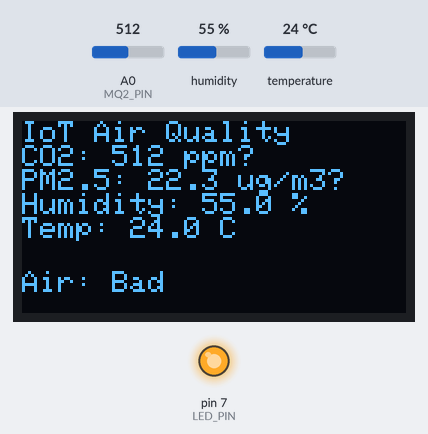
Bench run of a sketch on a simulated Arduino Uno, built with avr-gcc and run on an emulated ATmega328P. Shown: 128×64 one-colour display, output pins drawn as LEDs (lit = HIGH). Inputs (shaded band) come from the test bench; at power-on: A0 (MQ2_PIN) = 512, humidity 55 %, temperature 24 °C. What the sketch prints to the serial monitor is not drawn.

Above: at 3.9 s.
4.0 s: A0 (MQ2_PIN) set to 314
At 7.6 s:
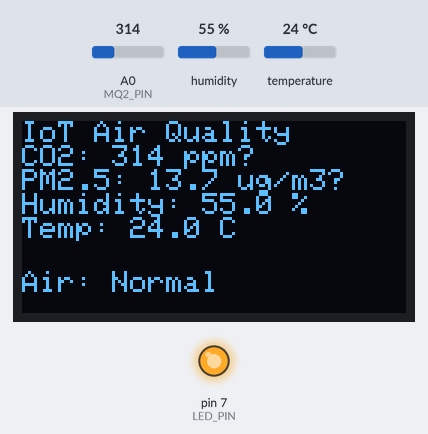
8.1 s: A0 (MQ2_PIN) set to 283
At 9.5 s:
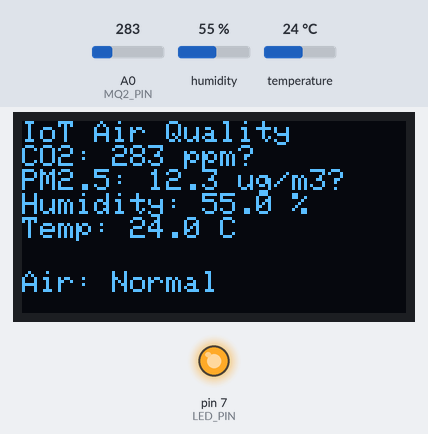
12.2 s: A0 (MQ2_PIN) set to 350
At 14.3 s:
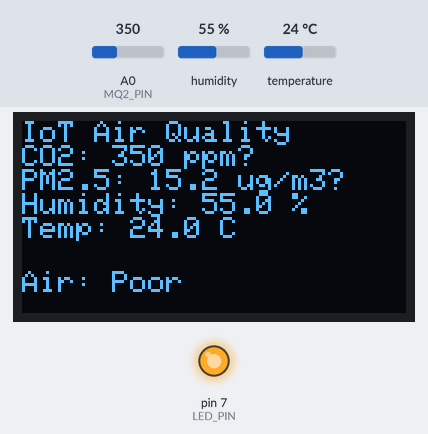
16.3 s: A0 (MQ2_PIN) set to 384
At 21.2 s:
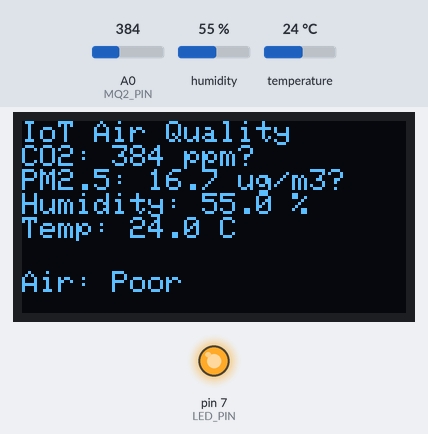
21.8 s: A0 (MQ2_PIN) set to 409
At 24.0 s:
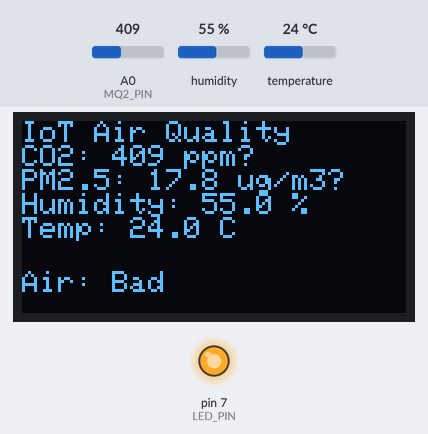
25.9 s: A0 (MQ2_PIN) set to 684
At 30.8 s:
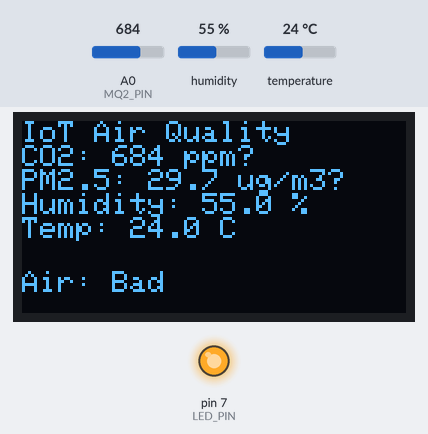
31.6 s: A0 (MQ2_PIN) set to 707
Timing chart, 0 to 37.9 s (numbered marks = the images above; inputs shaded):
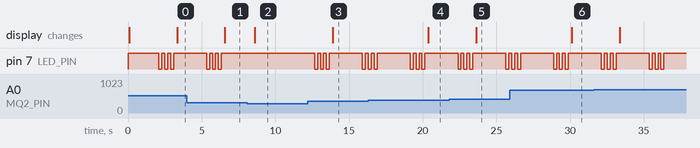

Measured:
- the behaviour switches between 399 and 400 on A0 (MQ2_PIN) (found by bisection; images 4 and 5)
- after the input at 4.0 s, the display: changes after 2.6 s (image 1)
- after the input at 8.1 s, pin 7 (LED_PIN): stops changing and stays HIGH; the display: changes after 0.52 s (image 2)
- after the input at 12.2 s, pin 7 (LED_PIN): HIGH → LOW after 0.47 s, → HIGH 0.20 s later, → LOW 0.20 s later, → HIGH 0.20 s later, … (8 changes in this stretch); the display: changes after 1.7 s (image 3)
- after the input at 16.3 s, the display: changes after 4.1 s (image 4)
- after the input at 21.8 s, the display: changes after 1.8 s (image 5)
- after the input at 25.9 s, the display: changes after 4.2 s (image 6)
- by itself, pin 7 (LED_PIN): alternates HIGH for 0.20 s and LOW for 0.20 s, 6 changes in all, then stays HIGH

The sketch:

sketch.ino
```cpp
#include <Wire.h>
#include <Adafruit_GFX.h>
#include <Adafruit_SSD1306.h>
#include <DHT.h>

// --- Pin Definitions ---
#define MQ2_PIN     A0      // MQ-2 sensor analog pin
#define LED_PIN     7       // LED indicator pin
#define DHT_PIN     2       // DHT22 data pin
#define DHT_TYPE    DHT22   // DHT22 sensor

// --- OLED Display Configuration ---
#define SCREEN_WIDTH  128
#define SCREEN_HEIGHT 64
// I2C address for many SSD1306 displays is 0x3C
#define OLED_ADDR     0x3C

Adafruit_SSD1306 display(SCREEN_WIDTH, SCREEN_HEIGHT, &Wire);

// --- DHT Sensor Object ---
DHT dht(DHT_PIN, DHT_TYPE);

// --- Gas Threshold for MQ-2 (simulated CO2/PM2.5) ---
int gasThreshold = 300;

void setup() {
  // Initialize Serial for debugging
  Serial.begin(9600);
  while (!Serial);

  // MQ-2 sensor pin
  pinMode(MQ2_PIN, INPUT);

  // LED indicator
  pinMode(LED_PIN, OUTPUT);
  digitalWrite(LED_PIN, HIGH); // Turn LED ON to indicate power

  // Initialize DHT22
  dht.begin();

  // Initialize SSD1306 display
  if(!display.begin(SSD1306_SWITCHCAPVCC, OLED_ADDR)) {
    Serial.println("SSD1306 not found. Check wiring!");
    while (1);
  }
  display.clearDisplay();
  display.display();

  // Show initial message on the display
  display.setTextSize(1);
  display.setTextColor(SSD1306_WHITE);
  display.setCursor(0, 0);
  display.println("Air Quality Monitor");
  display.println("Initializing...");
  display.display();
  delay(2000);

  Serial.println("Setup complete. Monitoring started.");
}

void loop() {
  // --- 1) Read the MQ-2 sensor (placeholder for gas levels) ---
  int mq2Value = analogRead(MQ2_PIN);

  // --- 2) Read DHT22 sensor (humidity + temperature) ---
  float humidity = dht.readHumidity();
  float temperature = dht.readTemperature(); // Celsius

  // Check if DHT22 reading failed
  bool dhtError = isnan(humidity) || isnan(temperature);

  // --- LED Behavior ---
  // If gas reading exceeds threshold, blink LED 3 times
  if (mq2Value > gasThreshold) {
    blinkLED(3, 200);
    Serial.println("High Gas Detected!");
  }
  // If DHT22 fails to read, blink LED 2 times
  else if (dhtError) {
    blinkLED(2, 300);
    Serial.println("DHT sensor error!");
  }
  else {
    // Normal operation: LED stays ON
    digitalWrite(LED_PIN, HIGH);
  }

  // --- 3) Update OLED display ---
  display.clearDisplay();
  display.setCursor(0, 0);
  display.setTextSize(1);

  // Title
  display.println("IoT Air Quality");

  // "CO2" reading (simulated via MQ-2)
  display.print("CO2: ");
  display.print(mq2Value);
  display.println(" ppm?"); // placeholder

  // "PM2.5" reading (simulated via MQ-2)
  display.print("PM2.5: ");
  display.print(mq2Value / 23.0, 1); // arbitrary scaling
  display.println(" ug/m3?");       // placeholder

  // Humidity
  display.print("Humidity: ");
  if (!dhtError) {
    display.print(humidity, 1);
    display.println(" %");
  } else {
    display.println("Err");
  }

  // Temperature
  display.print("Temp: ");
  if (!dhtError) {
    display.print(temperature, 1);
    display.println(" C");
  } else {
    display.println("Err");
  }

// Determine air quality message
String airQualityMsg;
if (mq2Value < 340) airQualityMsg = "Air: Normal";
else if (mq2Value < 400) airQualityMsg = "Air: Poor";
else if (mq2Value < 700) airQualityMsg = "Air: Bad";  // Shortened to fit better
else airQualityMsg = "Air: Toxic!";

display.setCursor(0, 50);  // <-- Adjusted Y-position
display.setTextSize(1);
display.println(airQualityMsg);


  display.display();

  // --- 4) Print to Serial Monitor for debugging ---
  Serial.print("MQ-2 Value: ");
  Serial.print(mq2Value);
  Serial.print(" | Humidity: ");
  Serial.print(humidity);
  Serial.print("% | Temp: ");
  Serial.print(temperature);
  Serial.println(" C");

  // Delay before next reading
  delay(2000);
}

// Helper function to blink the LED
void blinkLED(int times, int delayTime) {
  for (int i = 0; i < times; i++) {
    digitalWrite(LED_PIN, LOW);
    delay(delayTime);
    digitalWrite(LED_PIN, HIGH);
    delay(delayTime);
  }
}
```
